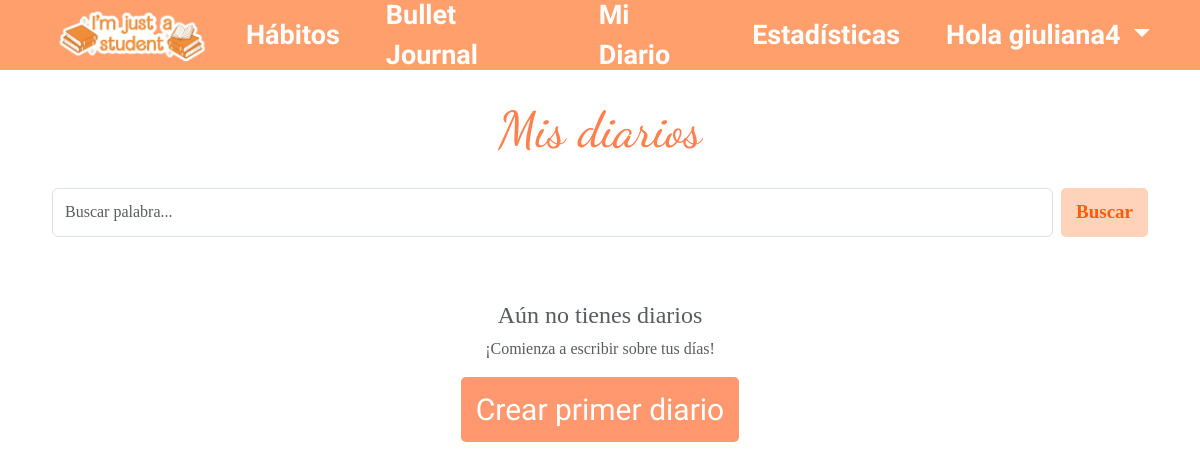
The page /diary/list/ (signed in) on the database as committed earlier.
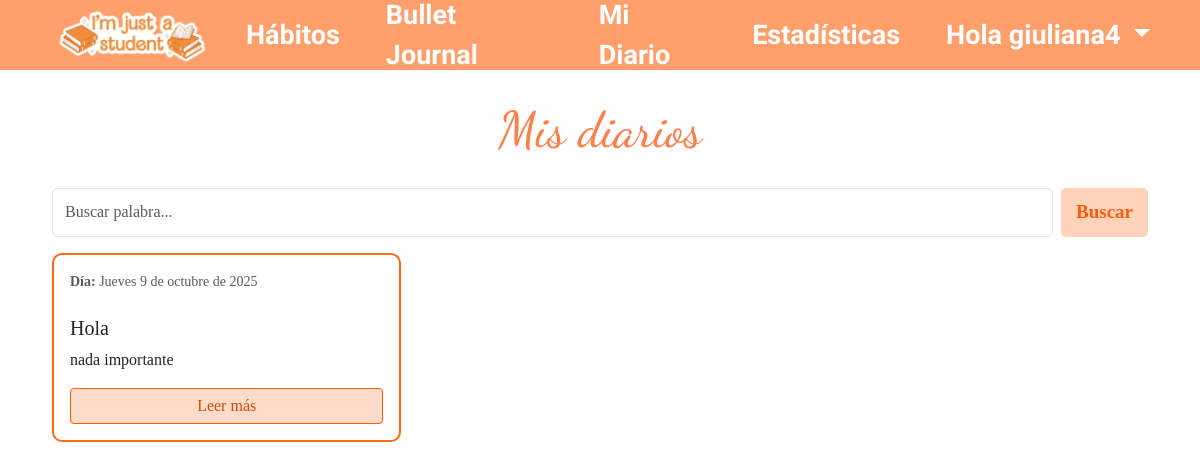
The same page on the database as committed later.
### bullet_journal/models.py (models this page shows, shortened)
class Journal(models.Model):
    user = models.ForeignKey(User, on_delete=models.CASCADE)
    date = models.DateField()
    mood = models.CharField(max_length=50)
    sleep_hours = models.FloatField(null=True)
    water_glasses = models.IntegerField(null=True)
    exercise = models.BooleanField(default=False)
    image = models.ImageField(upload_to='journal_images/', null=True, blank=True)
    title = models.CharField(max_length=200, blank=True, null=True)  # Título del día
    diary_entry = models.TextField(blank=True, null=True)  # Descripción del día
    diary_image = models.ImageField(upload_to='diary_images/', null=True, blank=True)  # Imagen para el diario
    custom_habits_data = models.JSONField(default=dict, blank=True)
    class Meta:
        unique_together = ('user', 'date')

### bullet_journal/views/journal_views.py (the view)
# urls.py: path('diary/list/', diary_list, name='diary_list'),
@login_required
def diary_list(request):
    query = request.GET.get('q', '').strip()  # texto de búsqueda
    diary_entries = Journal.objects.filter(user=request.user)
    diary_entry = diary_entries.exclude(
        title__isnull=True, diary_entry__isnull=True
    ).exclude(title='', diary_entry='')
    if query:
        diary_entries = diary_entries.filter(
            Q(title__icontains=query) | Q(diary_entry__icontains=query)
        )
    diary_entries = diary_entries.order_by('-date')
    return render(request, 'bullet_journal/journal/diary_list.html', {
        'diary_entries': diary_entries,
        'query': query,
    })

### bullet_journal/templates/bullet_journal/journal/diary_list.html (shortened to what this page needs)
{% extends "header.html" %}
{% load static %}
{% load i18n %}
    {% block extra_head %}
    <link rel="stylesheet" href="{% static 'bullet_journal/css/styles.css' %}">
    {% endblock %}
{% block contenido %}
<body>
    <div class="container">
        <div class="journal-form">
            <h1>Mis diarios</h1>
            <form method="get" action="{% url 'diary_list' %}" class="d-flex" style="gap: 8px;">
                <input type="text" name="q" value="{{ query }}"
                class="form-control" placeholder="Buscar palabra...">
                <button type="submit" class="btn btn-secondary">Buscar</button>
            </form>
            {% if diary_entries %}
                <div class="row">
                    {% for entry in diary_entries %}
                        {% if entry.title %}
                            <div class="col-md-6 col-lg-4 mb-4">
                                <div class="card h-100 border-orange">
                                    <div class="card-body d-flex flex-column">
                                        <div class="card-title">
                                            <small class="text-muted">
                                                <div class="diary-date" data-date="{{ entry.date|date:'Y-m-d' }}" data-pk="{{ entry.pk }}">
                                                    {% language 'es' %}
                                                        <p><strong>Día:</strong> {{ entry.date|date:"l"|title }} {{ entry.date|date:"j \d\e F \d\e Y" }}</p>
                                                    {% endlanguage %}
                                                </div>
                                            </small>
                                        </div>
                                        <div class="tituloDiario">
                                            <h5 >{{ entry.title }}</h5>
                                        </div>
                                        <p class="card-text flex-grow-1">
                                            {% if entry.diary_entry %}
                                                {{ entry.diary_entry|truncatewords:30 }}
                                            {% else %}
                                                <em class="text-muted">Sin descripción</em>
                                            {% endif %}
                                        </p>
                                        <a href="{% url 'diary_detail' entry.pk %}"
                                        class="btn btn-outline-primary mt-auto">
                                            Leer más
                                        </a>
                                    </div>
                                </div>
                            </div>
                            {% endif %}
                        {% endfor %}
                        </div>
                    </div>
                </div>
            {% else %}
                <div class="text-center py-5">
                    <h4 class="text-muted"> Aún no tienes diarios</h4>
                    <p class="text-muted">¡Comienza a escribir sobre tus días!</p>
                    <a href="{% url 'diary_entry' %}" class="btn btn-primary btn-lg">
                        Crear primer diario
                    </a>
                </div>
            {% endif %}
        </div>
    </div>
</body>
{% endblock %}

Rows that differ between the two databases and show on the page:
added Journal: date "Jueves", date "9 de octubre de 2025", title "Hola", diary_entry "nada importante"
Other text that changed with them:
text no longer shown: "Aún no tienes diarios ¡Comienza a escribir sobre tus días! Crear primer diario"
